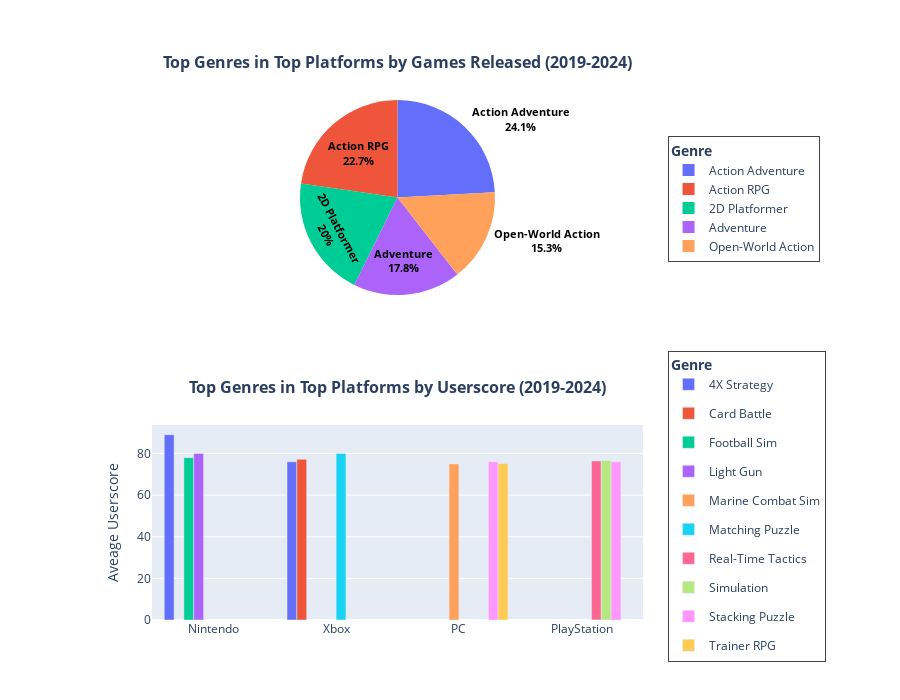

Notebook code for this chart:
### Code cell
#identify the game genres / game rating that are popular and well-received in top platforms for the last 5 years (2019 -2024)
#use number of games released for popularity, and user_scores as feedback
case_df = df_exploded.copy()
case_df['Year'] = case_df['releaseDate'].dt.year
case_df = case_df[(case_df['Year'] >= 2019) & (case_df['Year'] < 2025)]
case_df = case_df[case_df['platform_list'].isin(['Nintendo','PlayStation','PC','Xbox'])]
genre_no_df = case_df.groupby('genres')['id'].nunique().nlargest(5).reset_index(name='count')

fig = make_subplots(rows=2, cols=1, specs=[[{'type': 'domain'}],[{'type': 'bar'}]],
                    subplot_titles=('<b>Top Genres in Top Platforms by Games Released (2019-2024)</b>',
                                    '<b>Top Genres in Top Platforms by Userscore (2019-2024)</b>'))

#first graph
fig.add_trace(px.pie(genre_no_df, names='genres', values='count').data[0], row=1, col=1)
fig.update_traces(textinfo='label+percent', textposition='auto',
                  insidetextfont=dict(color='black',size=11, weight='bold'),
                  outsidetextfont=dict(color='black', size=11, weight='bold'), row=1, col=1)

#second graph
genre_avg_df = case_df.groupby(['genres', 'platform_list'], as_index=False)['userscore'].mean()
genre_avg_df['rank'] = genre_avg_df.groupby('platform_list')['userscore'].rank(method='first', ascending=False)
genre_avg_df = genre_avg_df[genre_avg_df['rank'] <= 3].drop(columns='rank')

bar_fig = px.bar(genre_avg_df, x='platform_list', y='userscore', color='genres', barmode='group')
for trace in bar_fig.data:
    fig.add_trace(trace, row=2, col=1)

fig.data[0].legend = 'legend'
for trace in fig.data[1:]:
    trace.legend = 'legend2'

fig.update_annotations(yshift=25)
fig.update_yaxes(title_text='Aveage Userscore', row=2, col=1)
fig.update_layout(height=700, legend=dict(x=1.05, y=0.93, title_text='<b>Genre</b>', borderwidth=1),
                  legend2=dict(x=1.05, y=-0.08, title_text='<b>Genre</b>', borderwidth=1))
fig.show()

### Figure 1 — Plotly figure (JSON) as saved in the notebook; plotly's stock layout.template omitted (floating-point values rounded to 4 significant figures)
{"data": [{"domain": {"x": [0, 1], "y": [0.625, 1]}, "hovertemplate": "genres=%{label}<br>count=%{value}<extra></extra>", "insidetextfont": {"color": "black", "size": 11, "weight": "bold"}, "labels": ["Action Adventure", "Action RPG", "2D Platformer", "Adventure", "Open-World Action"], "legend": "legend", "legendgroup": "", "name": "", "outsidetextfont": {"color": "black", "size": 11, "weight": "bold"}, "showlegend": true, "textinfo": "label+percent", "textposition": "auto", "type": "pie", "values": [203, 191, 168, 150, 129]}, {"alignmentgroup": "True", "hovertemplate": "genres=4X Strategy<br>platform_list=%{x}<br>userscore=%{y}<extra></extra>", "legend": "legend2", "legendgroup": "4X Strategy", "marker": {"color": "#636efa", "pattern": {"shape": ""}}, "name": "4X Strategy", "offsetgroup": "4X Strategy", "orientation": "v", "showlegend": true, "textposition": "auto", "type": "bar", "x": ["Nintendo", "Xbox"], "xaxis": "x", "y": [89.0, 76.0], "yaxis": "y"}, {"alignmentgroup": "True", "hovertemplate": "genres=Card Battle<br>platform_list=%{x}<br>userscore=%{y}<extra></extra>", "legend": "legend2", "legendgroup": "Card Battle", "marker": {"color": "#EF553B", "pattern": {"shape": ""}}, "name": "Card Battle", "offsetgroup": "Card Battle", "orientation": "v", "showlegend": true, "textposition": "auto", "type": "bar", "x": ["Xbox"], "xaxis": "x", "y": [77.2], "yaxis": "y"}, {"alignmentgroup": "True", "hovertemplate": "genres=Football Sim<br>platform_list=%{x}<br>userscore=%{y}<extra></extra>", "legend": "legend2", "legendgroup": "Football Sim", "marker": {"color": "#00cc96", "pattern": {"shape": ""}}, "name": "Football Sim", "offsetgroup": "Football Sim", "orientation": "v", "showlegend": true, "textposition": "auto", "type": "bar", "x": ["Nintendo"], "xaxis": "x", "y": [78.0], "yaxis": "y"}, {"alignmentgroup": "True", "hovertemplate": "genres=Light Gun<br>platform_list=%{x}<br>userscore=%{y}<extra></extra>", "legend": "legend2", "legendgroup": "Light Gun", "marker": {"color": "#ab63fa", "pattern": {"shape": ""}}, "name": "Light Gun", "offsetgroup": "Light Gun", "orientation": "v", "showlegend": true, "textposition": "auto", "type": "bar", "x": ["Nintendo"], "xaxis": "x", "y": [80.0], "yaxis": "y"}, {"alignmentgroup": "True", "hovertemplate": "genres=Marine Combat Sim<br>platform_list=%{x}<br>userscore=%{y}<extra></extra>", "legend": "legend2", "legendgroup": "Marine Combat Sim", "marker": {"color": "#FFA15A", "pattern": {"shape": ""}}, "name": "Marine Combat Sim", "offsetgroup": "Marine Combat Sim", "orientation": "v", "showlegend": true, "textposition": "auto", "type": "bar", "x": ["PC"], "xaxis": "x", "y": [75.0], "yaxis": "y"}, {"alignmentgroup": "True", "hovertemplate": "genres=Matching Puzzle<br>platform_list=%{x}<br>userscore=%{y}<extra></extra>", "legend": "legend2", "legendgroup": "Matching Puzzle", "marker": {"color": "#19d3f3", "pattern": {"shape": ""}}, "name": "Matching Puzzle", "offsetgroup": "Matching Puzzle", "orientation": "v", "showlegend": true, "textposition": "auto", "type": "bar", "x": ["Xbox"], "xaxis": "x", "y": [80.0], "yaxis": "y"}, {"alignmentgroup": "True", "hovertemplate": "genres=Real-Time Tactics<br>platform_list=%{x}<br>userscore=%{y}<extra></extra>", "legend": "legend2", "legendgroup": "Real-Time Tactics", "marker": {"color": "#FF6692", "pattern": {"shape": ""}}, "name": "Real-Time Tactics", "offsetgroup": "Real-Time Tactics", "orientation": "v", "showlegend": true, "textposition": "auto", "type": "bar", "x": ["PlayStation"], "xaxis": "x", "y": [76.44], "yaxis": "y"}, {"alignmentgroup": "True", "hovertemplate": "genres=Simulation<br>platform_list=%{x}<br>userscore=%{y}<extra></extra>", "legend": "legend2", "legendgroup": "Simulation", "marker": {"color": "#B6E880", "pattern": {"shape": ""}}, "name": "Simulation", "offsetgroup": "Simulation", "orientation": "v", "showlegend": true, "textposition": "auto", "type": "bar", "x": ["PlayStation"], "xaxis": "x", "y": [76.67], "yaxis": "y"}, {"alignmentgroup": "True", "hovertemplate": "genres=Stacking Puzzle<br>platform_list=%{x}<br>userscore=%{y}<extra></extra>", "legend": "legend2", "legendgroup": "Stacking Puzzle", "marker": {"color": "#FF97FF", "pattern": {"shape": ""}}, "name": "Stacking Puzzle", "offsetgroup": "Stacking Puzzle", "orientation": "v", "showlegend": true, "textposition": "auto", "type": "bar", "x": ["PC", "PlayStation"], "xaxis": "x", "y": [76.0, 76.0], "yaxis": "y"}, {"alignmentgroup": "True", "hovertemplate": "genres=Trainer RPG<br>platform_list=%{x}<br>userscore=%{y}<extra></extra>", "legend": "legend2", "legendgroup": "Trainer RPG", "marker": {"color": "#FECB52", "pattern": {"shape": ""}}, "name": "Trainer RPG", "offsetgroup": "Trainer RPG", "orientation": "v", "showlegend": true, "textposition": "auto", "type": "bar", "x": ["PC"], "xaxis": "x", "y": [75.2], "yaxis": "y"}], "layout": {"annotations": [{"font": {"size": 16}, "showarrow": false, "text": "<b>Top Genres in Top Platforms by Games Released (2019-2024)</b>", "x": 0.5, "xanchor": "center", "xref": "paper", "y": 1, "yanchor": "bottom", "yref": "paper", "yshift": 25}, {"font": {"size": 16}, "showarrow": false, "text": "<b>Top Genres in Top Platforms by Userscore (2019-2024)</b>", "x": 0.5, "xanchor": "center", "xref": "paper", "y": 0.375, "yanchor": "bottom", "yref": "paper", "yshift": 25}], "height": 700, "legend": {"borderwidth": 1, "title": {"text": "<b>Genre</b>"}, "x": 1.05, "y": 0.93}, "legend2": {"borderwidth": 1, "title": {"text": "<b>Genre</b>"}, "x": 1.05, "y": -0.08}, "xaxis": {"anchor": "y", "domain": [0, 1]}, "yaxis": {"anchor": "x", "domain": [0, 0.375], "title": {"text": "Aveage Userscore"}}}}
